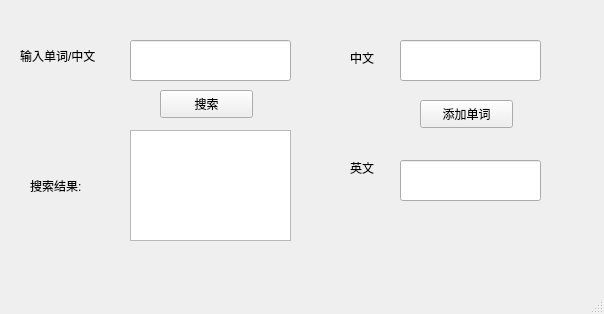
<?xml version="1.0" encoding="UTF-8"?>
<ui version="4.0">
 <class>Dictionary</class>
 <widget class="QMainWindow" name="Dictionary">
  <property name="geometry">
   <rect>
    <x>0</x>
    <y>0</y>
    <width>604</width>
    <height>314</height>
   </rect>
  </property>
  <property name="windowTitle">
   <string>MainWindow</string>
  </property>
  <widget class="QWidget" name="centralwidget">
   <widget class="QLineEdit" name="searchText">
    <property name="geometry">
     <rect>
      <x>130</x>
      <y>40</y>
      <width>161</width>
      <height>41</height>
     </rect>
    </property>
    <property name="font">
     <font>
      <pointsize>16</pointsize>
     </font>
    </property>
    <property name="text">
     <string/>
    </property>
   </widget>
   <widget class="QLabel" name="label">
    <property name="geometry">
     <rect>
      <x>20</x>
      <y>40</y>
      <width>101</width>
      <height>31</height>
     </rect>
    </property>
    <property name="text">
     <string>输入单词/中文</string>
    </property>
   </widget>
   <widget class="QTextBrowser" name="textBrowser">
    <property name="geometry">
     <rect>
      <x>130</x>
      <y>130</y>
      <width>161</width>
      <height>111</height>
     </rect>
    </property>
    <property name="font">
     <font>
      <pointsize>16</pointsize>
     </font>
    </property>
   </widget>
   <widget class="QLabel" name="label_2">
    <property name="geometry">
     <rect>
      <x>30</x>
      <y>170</y>
      <width>81</width>
      <height>31</height>
     </rect>
    </property>
    <property name="text">
     <string>搜索结果:</string>
    </property>
   </widget>
   <widget class="QPushButton" name="searchButton">
    <property name="geometry">
     <rect>
      <x>160</x>
      <y>90</y>
      <width>93</width>
      <height>28</height>
     </rect>
    </property>
    <property name="text">
     <string>搜索</string>
    </property>
   </widget>
   <widget class="QPushButton" name="addButton">
    <property name="geometry">
     <rect>
      <x>420</x>
      <y>100</y>
      <width>93</width>
      <height>28</height>
     </rect>
    </property>
    <property name="text">
     <string>添加单词</string>
    </property>
   </widget>
   <widget class="QLabel" name="label_3">
    <property name="geometry">
     <rect>
      <x>350</x>
      <y>50</y>
      <width>72</width>
      <height>15</height>
     </rect>
    </property>
    <property name="text">
     <string>中文</string>
    </property>
   </widget>
   <widget class="QLineEdit" name="chText">
    <property name="geometry">
     <rect>
      <x>400</x>
      <y>40</y>
      <width>141</width>
      <height>41</height>
     </rect>
    </property>
    <property name="font">
     <font>
      <pointsize>16</pointsize>
     </font>
    </property>
   </widget>
   <widget class="QLabel" name="label_4">
    <property name="geometry">
     <rect>
      <x>350</x>
      <y>160</y>
      <width>41</width>
      <height>16</height>
     </rect>
    </property>
    <property name="text">
     <string>英文</string>
    </property>
   </widget>
   <widget class="QLineEdit" name="enText">
    <property name="geometry">
     <rect>
      <x>400</x>
      <y>160</y>
      <width>141</width>
      <height>41</height>
     </rect>
    </property>
    <property name="font">
     <font>
      <pointsize>16</pointsize>
     </font>
    </property>
   </widget>
  </widget>
  <widget class="QStatusBar" name="statusbar"/>
 </widget>
 <resources/>
 <connections/>
</ui>
